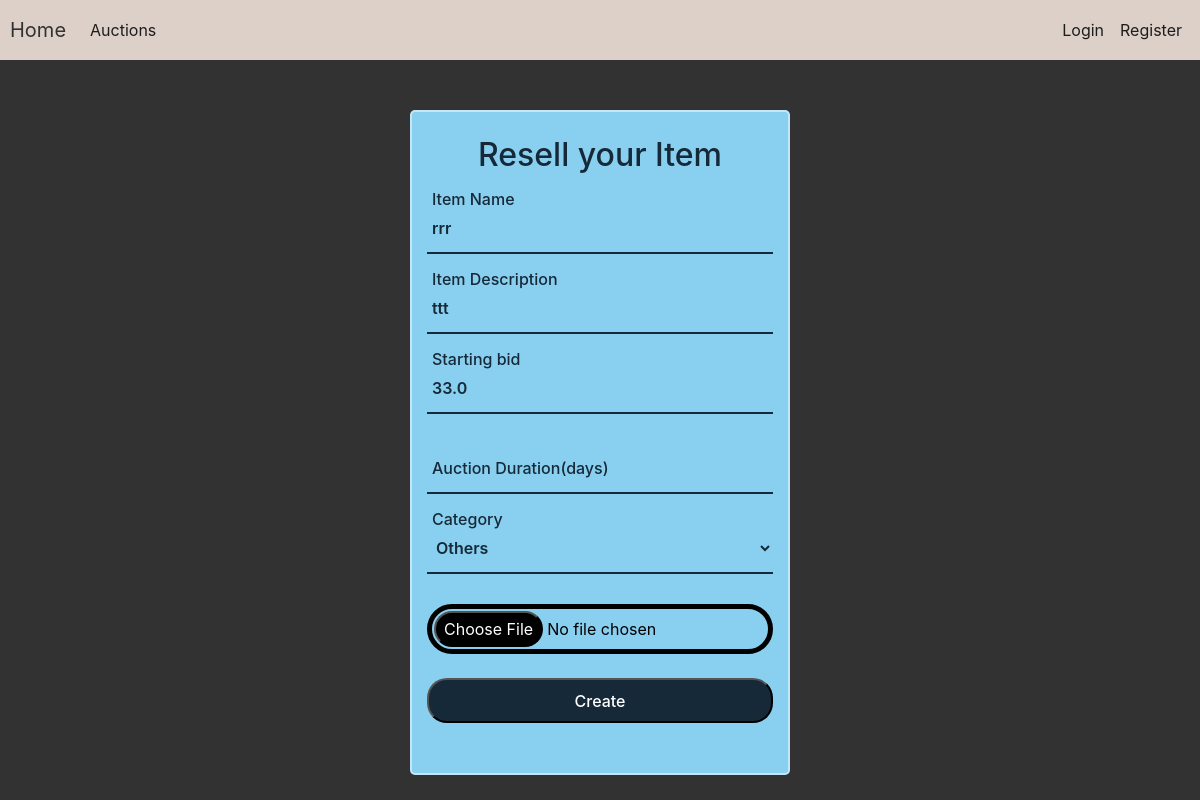
Page /resell/14 on the committed database.
### auction/models.py (models this page shows, shortened)
class Item(db.Model):
    id = db.Column(db.Integer(),primary_key=True)
    name = db.Column(db.String(length=30),nullable=False,unique=True)
    description = db.Column(db.String(length=1024),nullable=False)
    start = db.Column(db.String(length=30),nullable=False)
    end = db.Column(db.String(length=30), nullable=False)
    current_bid = db.Column(db.Float,nullable=False)
    category = db.Column(db.String(),nullable=False)
    step = db.Column(db.Float,nullable=False)
    seller_id = db.Column(db.Integer())
    bidder_id = db.Column(db.Integer())
    owner = db.Column(db.Integer(),db.ForeignKey('user.id'))
    image = db.Column(db.String(length=255))
    sold = db.Column(db.String(length=10))

### auction/routes.py (the view, shortened to what this page needs)
@app.route('/resell/<int:item_id>', methods=['GET', 'POST'])
def resell_page(item_id):
    current_time = datetime.now()
    form = ItemResellForm()
    item = Item.query.filter_by(id=item_id).first()
    form.name.default = item.name[:-6]
    form.description.default = item.description
    form.current_bid.default = item.current_bid
    form.data['name'] = item.name[:-6]
    form.data['description'] = item.description
    form.data['current_bid'] = item.current_bid
    if request.method == 'GET':
        form.process()
    if form.errors != {}:
        for error in form.errors.values():
            flash(error, 'fail')
    return render_template('resell_page.html', item=item,form=form)

### auction/forms.py
class ItemResellForm(FlaskForm):
    name = StringField(label='Item name:',validators=[Length(max=30),DataRequired()])
    description = StringField(label='Description',validators=[Length(max=1250),DataRequired()])
    current_bid = FloatField(label='Starting bid:',validators=[DataRequired()])
    duration = IntegerField(label='Auction duration(days): ',validators=[DataRequired()])
    photo = FileField(label="Upload an image",validators=[DataRequired()])
    category_choices = [("Others", "Others"),("Watches", "Watches"), ("Books", "Books"), ("Accessories", "Accessories"),("Clothes", "Clothes"),("Art", "Art"),("Music", "Music"),("Gifts", "Gifts")]
    category = SelectField(label='Category:', choices=category_choices, validators=[DataRequired()])
    submit = SubmitField(label='Create')

### auction/templates/resell_page.html (shortened to what this page needs)
{% extends 'base.html' %}
 {% block content %}
<body>
<div class="container create_item_form">
<form method="POST" class="form-register" style="color:white;" enctype="multipart/form-data">
    <br>
    <h1 class="march_pink">
        Resell your Item
    </h1>
    <div class="input-box">
    {{ form.name(class="input")}}
        <label>Item Name</label>
        </div>
    <div class="input-box">
    {{ form.description(class="input")}}
        <label>Item Description</label>
        </div>
<div class="input-box">
    {{ form.current_bid(class="input")}}
<label>Starting bid</label>
        </div>
<div class="input-box">
    {{ form.duration(class="input")}}
<label>Auction Duration(days)</label>
        </div>
    <div class="input-box">
    {{ form.category(class="input")}}
<label>Category</label>
        </div>
    {{ form.photo(class="form-control-file customfile")}}
    <br>
    {{ form.submit(class="btn1") }}
</form>
    </div>
</body>
 {% endblock %}

### auction/static/style.css (style rules this page uses)
* { box-sizing: border-box; margin: 0; padding: 0; }
.march_pink { color: #162938; text-align: center; font-size: 2em; }
.create_item_form { display: flex; height: 100%; place-items: center; background: #89cfef; padding-bottom: 50px; margin-top: 50px; width: 380px; border-radius: 5px; border: 2px solid rgba(255,255,255,.5); justify-content: center; align-items: center; }
.input-box { position: relative; width: 100%; height: 50px; border-bottom: 2px solid #162938; margin: 30px 0; }
.input-box label { position: absolute; top: 50%; left: 5px; transform: translateY(-50%); font-size: 1em; color: #162938; font-weight: 500; pointer-events: none; transition: .5s; }
.input { width:100%; height: 100%; background: transparent; border: none; outline: none; font-size: 1em; color: #162938; font-weight: 600; padding: 0 35px 0 5px; }
.input:focus~label, .input:valid~label { top: -5px; }
.btn1 { width:100%; height: 45px; background: #162938; outline:none; border-radius: 20px; cursor: pointer; font-size: 1em; color: #fff; font-weight: 500; }
.customfile { border: 5px solid #000; border-radius: 50px; padding: 2px; color:black; }

### auction/templates/base.html (style rules this page uses)
body { background-color: #323232; color: white }

### rows in the picture
Item: name "rrr", description "ttt", current_bid "33.0", category "Others"
